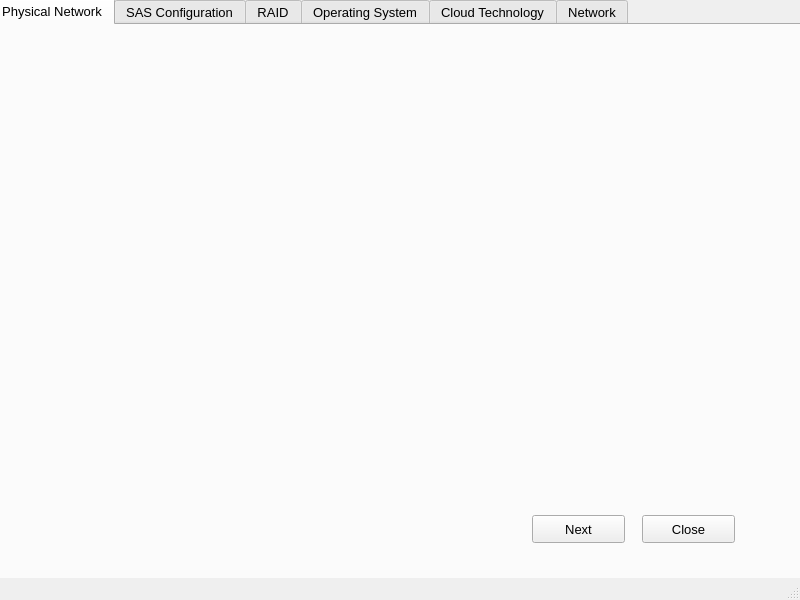
<?xml version="1.0" encoding="UTF-8"?>
<ui version="4.0">
 <class>MainWindow</class>
 <widget class="QMainWindow" name="MainWindow">
  <property name="geometry">
   <rect>
    <x>0</x>
    <y>0</y>
    <width>800</width>
    <height>600</height>
   </rect>
  </property>
  <property name="windowTitle">
   <string>MainWindow</string>
  </property>
  <widget class="QWidget" name="centralwidget">
   <widget class="QTabWidget" name="tabWidget">
    <property name="geometry">
     <rect>
      <x>-10</x>
      <y>-2</y>
      <width>820</width>
      <height>650</height>
     </rect>
    </property>
    <property name="font">
     <font>
      <pointsize>10</pointsize>
     </font>
    </property>
    <property name="currentIndex">
     <number>0</number>
    </property>
    <widget class="QWidget" name="tab">
     <attribute name="title">
      <string>Physical Network</string>
     </attribute>
     <widget class="QPushButton" name="pushButton">
      <property name="geometry">
       <rect>
        <x>650</x>
        <y>490</y>
        <width>93</width>
        <height>28</height>
       </rect>
      </property>
      <property name="text">
       <string>Close</string>
      </property>
     </widget>
     <widget class="QPushButton" name="pushButton_2">
      <property name="geometry">
       <rect>
        <x>540</x>
        <y>490</y>
        <width>93</width>
        <height>28</height>
       </rect>
      </property>
      <property name="text">
       <string>Next</string>
      </property>
     </widget>
    </widget>
    <widget class="QWidget" name="tab_6">
     <attribute name="title">
      <string>SAS Configuration</string>
     </attribute>
     <widget class="QPushButton" name="pushButton_3">
      <property name="geometry">
       <rect>
        <x>650</x>
        <y>490</y>
        <width>93</width>
        <height>28</height>
       </rect>
      </property>
      <property name="text">
       <string>Close</string>
      </property>
     </widget>
     <widget class="QPushButton" name="pushButton_4">
      <property name="geometry">
       <rect>
        <x>540</x>
        <y>490</y>
        <width>93</width>
        <height>28</height>
       </rect>
      </property>
      <property name="text">
       <string>Next</string>
      </property>
     </widget>
    </widget>
    <widget class="QWidget" name="tab_7">
     <attribute name="title">
      <string>RAID</string>
     </attribute>
     <widget class="QPushButton" name="pushButton_9">
      <property name="geometry">
       <rect>
        <x>650</x>
        <y>490</y>
        <width>93</width>
        <height>28</height>
       </rect>
      </property>
      <property name="text">
       <string>Close</string>
      </property>
     </widget>
     <widget class="QPushButton" name="pushButton_10">
      <property name="geometry">
       <rect>
        <x>540</x>
        <y>490</y>
        <width>93</width>
        <height>28</height>
       </rect>
      </property>
      <property name="text">
       <string>Next</string>
      </property>
     </widget>
    </widget>
    <widget class="QWidget" name="tab_5">
     <attribute name="title">
      <string>Operating System</string>
     </attribute>
     <widget class="QPushButton" name="pushButton_11">
      <property name="geometry">
       <rect>
        <x>650</x>
        <y>490</y>
        <width>93</width>
        <height>28</height>
       </rect>
      </property>
      <property name="text">
       <string>Close</string>
      </property>
     </widget>
     <widget class="QPushButton" name="pushButton_12">
      <property name="geometry">
       <rect>
        <x>540</x>
        <y>490</y>
        <width>93</width>
        <height>28</height>
       </rect>
      </property>
      <property name="text">
       <string>Next</string>
      </property>
     </widget>
    </widget>
    <widget class="QWidget" name="tab_8">
     <attribute name="title">
      <string>Cloud Technology</string>
     </attribute>
     <widget class="QPushButton" name="pushButton_37">
      <property name="geometry">
       <rect>
        <x>650</x>
        <y>490</y>
        <width>93</width>
        <height>28</height>
       </rect>
      </property>
      <property name="text">
       <string>Close</string>
      </property>
     </widget>
     <widget class="QPushButton" name="pushButton_38">
      <property name="geometry">
       <rect>
        <x>540</x>
        <y>490</y>
        <width>93</width>
        <height>28</height>
       </rect>
      </property>
      <property name="text">
       <string>Next</string>
      </property>
     </widget>
    </widget>
    <widget class="QWidget" name="tab_2">
     <attribute name="title">
      <string>Network</string>
     </attribute>
     <widget class="QPushButton" name="pushButton_21">
      <property name="geometry">
       <rect>
        <x>540</x>
        <y>490</y>
        <width>93</width>
        <height>28</height>
       </rect>
      </property>
      <property name="text">
       <string>Next</string>
      </property>
     </widget>
     <widget class="QPushButton" name="pushButton_22">
      <property name="geometry">
       <rect>
        <x>650</x>
        <y>490</y>
        <width>93</width>
        <height>28</height>
       </rect>
      </property>
      <property name="text">
       <string>Close</string>
      </property>
     </widget>
    </widget>
   </widget>
  </widget>
  <widget class="QStatusBar" name="statusbar"/>
 </widget>
 <resources/>
 <connections>
  <connection>
   <sender>pushButton</sender>
   <signal>pressed()</signal>
   <receiver>MainWindow</receiver>
   <slot>close()</slot>
   <hints>
    <hint type="sourcelabel">
     <x>677</x>
     <y>502</y>
    </hint>
    <hint type="destinationlabel">
     <x>374</x>
     <y>-2</y>
    </hint>
   </hints>
  </connection>
 </connections>
</ui>
